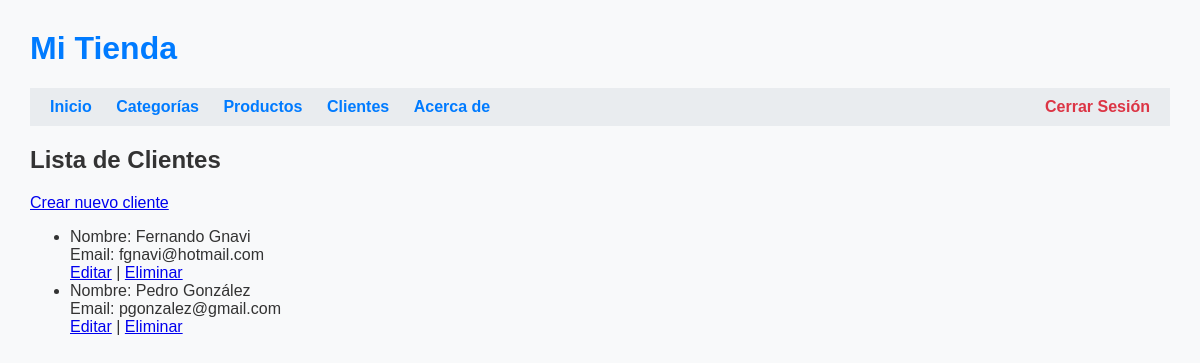
The app's page /clientes/ (signed in) with its own data.
### tienda/models.py (models this page shows, shortened)
class Cliente(models.Model):
    nombre = models.CharField(max_length=100)
    email = models.EmailField(unique=True)

### tienda/views.py (the view)
# urls.py: path('clientes/', views.lista_clientes, name='lista_clientes'),
def lista_clientes(request):
    clientes = Cliente.objects.all()
    if request.method == 'POST':
        form = ClienteForm(request.POST)
        if form.is_valid():
            form.save()
            return redirect('lista_clientes')
    else:
        form = ClienteForm()
    return render(request, 'tienda/clientes.html', {'clientes': clientes, 'form': form})

### tienda/templates/tienda/clientes.html
{% extends 'tienda/base.html' %}
{% block content %}
    <h2>Lista de Clientes</h2>
    <a href="{% url 'crear_cliente' %}">Crear nuevo cliente</a>
    <ul>
        {% for cliente in clientes %}
            <li>
                Nombre: {{ cliente.nombre }}<br>
                Email: {{ cliente.email }}<br>
                <a href="{% url 'editar_cliente' cliente.pk %}">Editar</a> |
                <a href="{% url 'eliminar_cliente' cliente.pk %}">Eliminar</a>
            </li>
        {% endfor %}
    </ul>
{% endblock %}

### tienda/templates/tienda/base.html (style rules this page uses)
body { font-family: Arial, sans-serif; margin: 30px; background-color: #f8f9fa; color: #333; }

### records on screen
Cliente: nombre "Fernando Gnavi", email "fgnavi@hotmail.com"
Cliente: nombre "Pedro González", email "pgonzalez@gmail.com"
